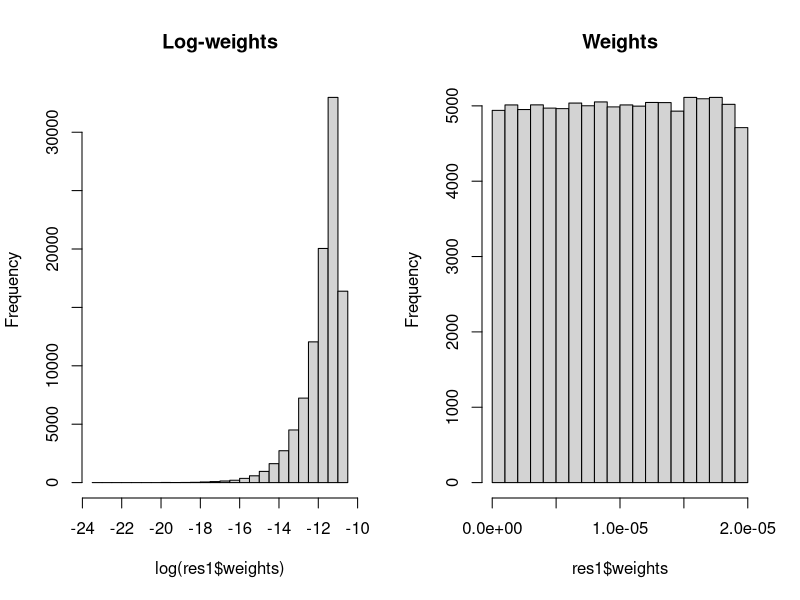
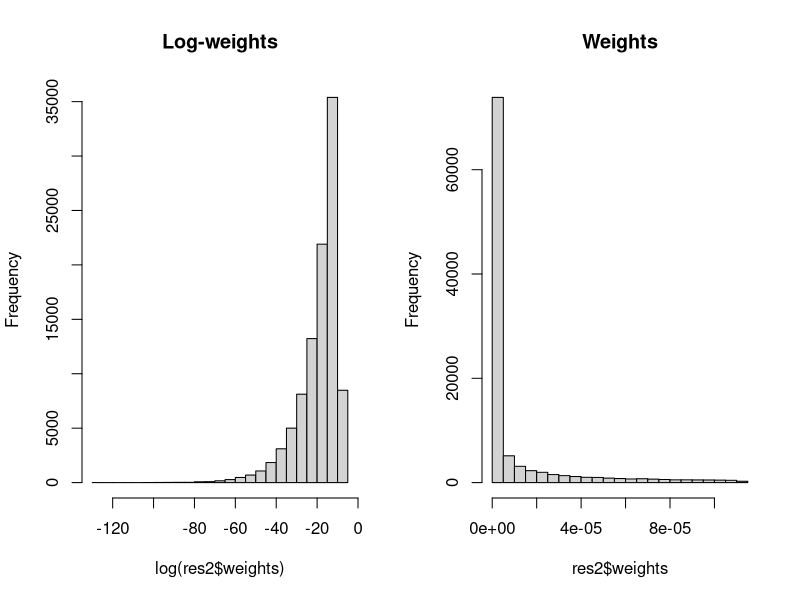
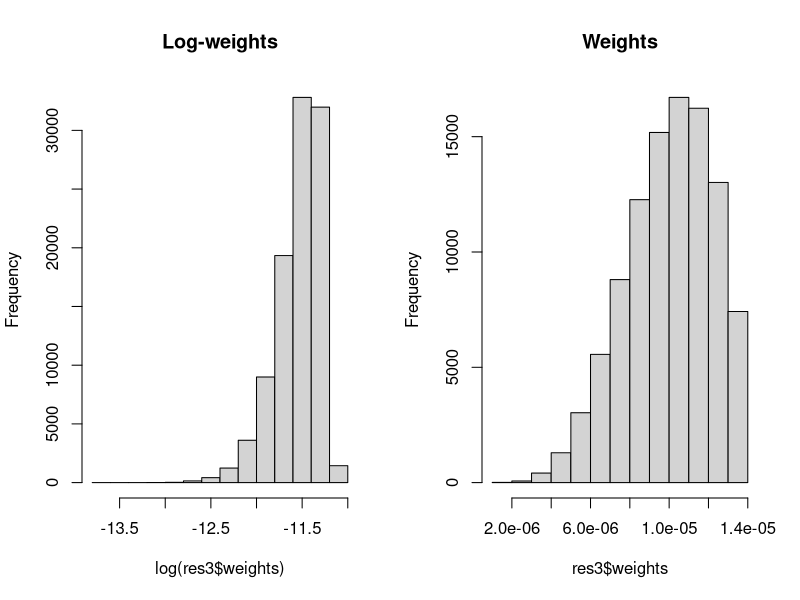
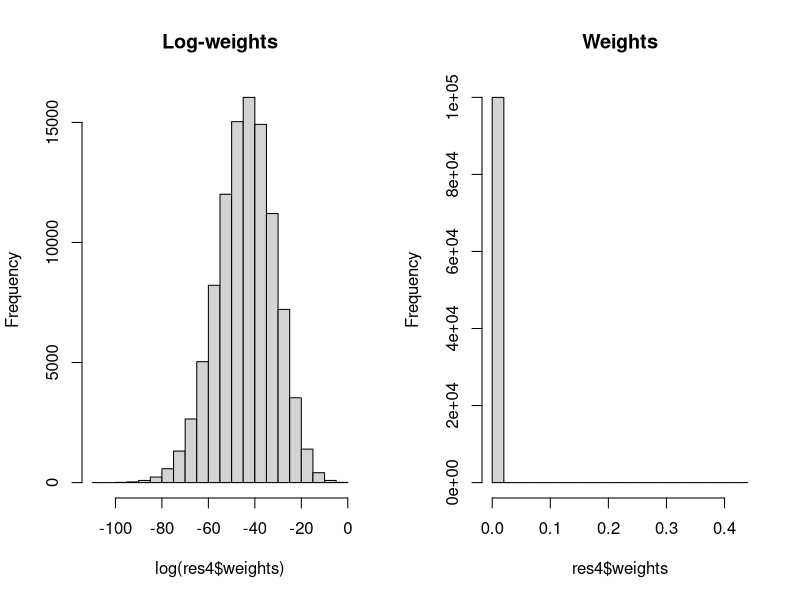
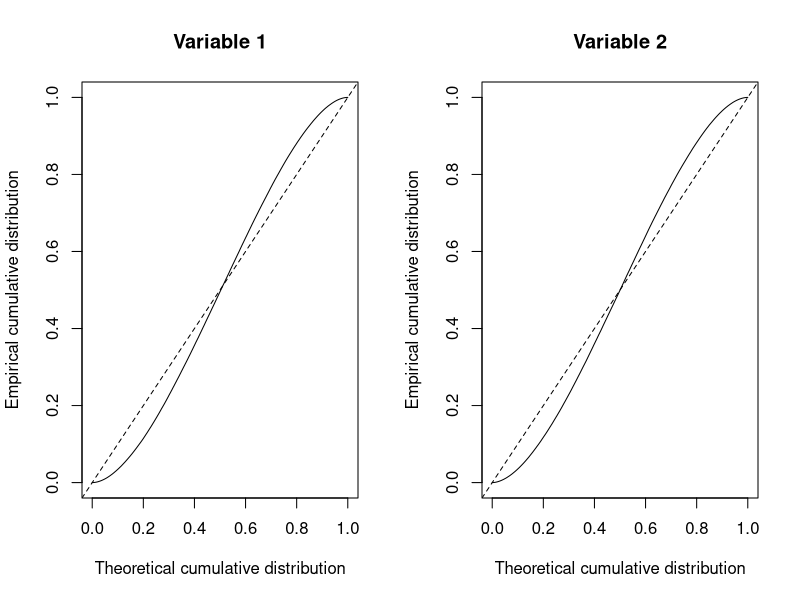
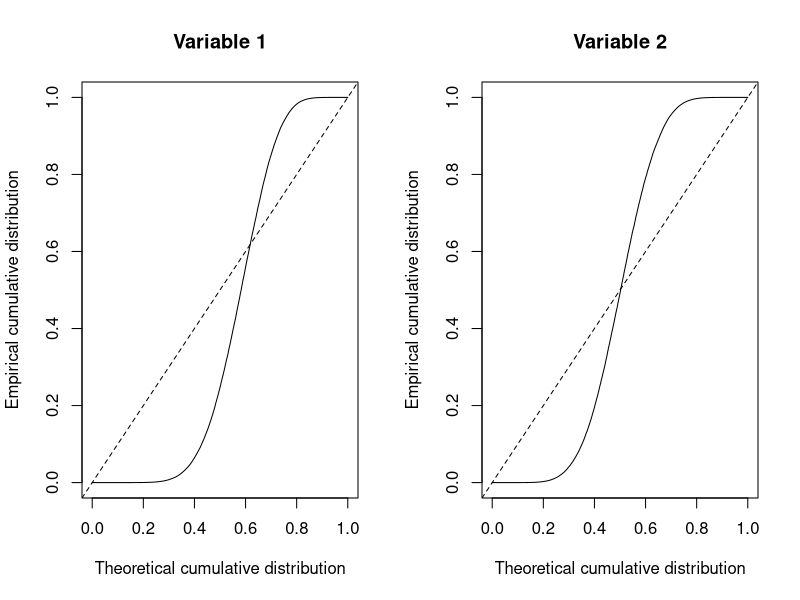
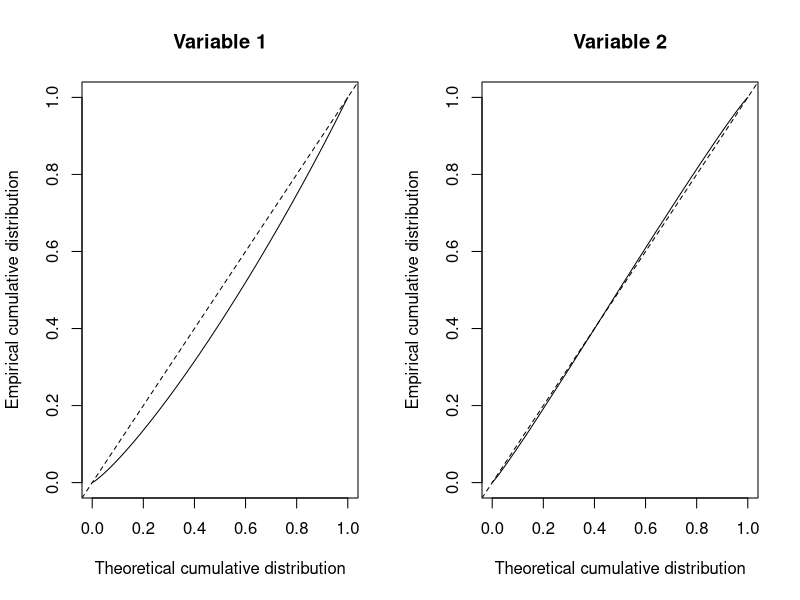
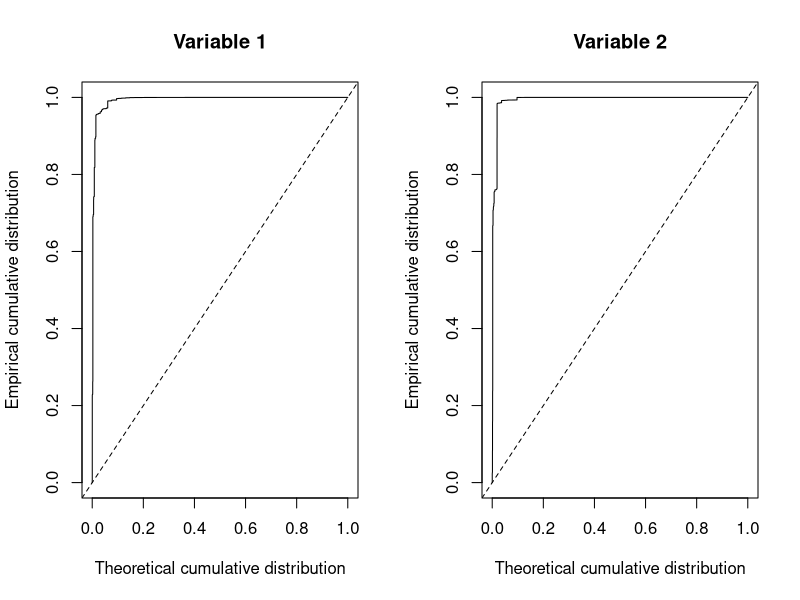

Here is the R script that generated these plots, in order:
## ---- chunk 1
# Set RNG seed
set.seed(1)

# Number of observed data
n.data <- 100

# Number of samples for IS
n.samples <- 100000
## ---- chunk 2
# Likelihood
mu1 <- c(0, 0)
rho <- 0.1
Sigma1 <- matrix(c(1, rho, rho, 1), ncol = 2)
## ---- chunk 3
library("mvtnorm")
# Observed data
y <- rmvnorm(n.data, mean = mu1, sigma = Sigma1)
## ---- chunk 4
# y: two-column matrix with observed data
# mu: vector of means
# sigma: COvariance matrix
log_lik <- function(y, mu, sigma = Sigma1) {
   return(sum(dmvnorm(y, mu, sigma, log = TRUE)))
}
## ---- chunk 5
# mu: Values of the mean vector
log_prior <- function(mu) {
  return(sum(dnorm(mu, mean = 0, sd = sqrt(1000))))
} 
## ---- chunk 6
# Sampling distribution
mu2 <- c(0, 0)
rho2 <- 0
Sigma2 <-matrix(c(1, rho2, rho2, 1), ncol = 2) 
## ---- chunk 7
Sigma0 <- matrix(c(1, 0, 0, 1), ncol = 2)
## ---- chunk 8
post.covar <- solve((n.data * solve(Sigma1) + solve(Sigma0)))
post.covar
## ---- chunk 9
post.mean <- post.covar %*% (solve(Sigma0) %*% matrix(c(0, 0), ncol = 1) +
  solve(Sigma1) %*% matrix(apply(y, 2, sum), ncol = 1))
post.mean
## ---- chunk 10
# Samples (proposal)
#smps <- rmvnorm(n.samples, mean = mu2, sigma = Sigma2)


# Function to compute the weights
# smps: Samples, as two-column matrix
compute_weights <- function(smps) {

  # Log-Weights
  log_w <- apply(smps, 1, function(X) {
    log_aux <- log_lik(y, X) + log_prior(X) - dmvnorm(X, mean = mu2, sigma = Sigma2)
    return(log_aux)
  })

  # Summary log-weights
  #summary(log_w)

  # Re-scale weights
  ww <- exp(log_w - max(log_w))
  ww <- ww / sum(ww)

  # Summary weights
  #summary(ww)

  #Means
  est.means <- apply(smps, 2, function(X) { sum(X * ww)})
  est.means

  # Variances
  est.vars <- apply(smps, 2, function(X) { sum(X^2*ww) - sum(X * ww)^2})
  est.vars

  #Covariance
  est.cov <- sum(ww * apply(smps, 1, function(X) {
    (X[1] - est.means[1]) * (X[2] - est.means[2])
  }))
  est.cov

  # Sample size (to estimate the mean)
  n_e <- (sum(ww)^2) / sum(ww^2)

  # Sample size (to estimate the variance variance)
  n_e_sigma <- (sum(ww^2)^2)/(sum(ww^4))

  # Sample size (to estimate the kurtosis)
  # n_e_gamma
  n_e_gamma <- (sum(ww^2)^3) / (sum(ww^3)^2)

  # L2 (Elvira et al., 2018)
  L2 <- sqrt(sum((ww - 1 / length(ww))^2))

  # Function-dependent
  n_e_f <- apply(smps, 2, function(X) {
    wwtilde <- abs(X) * ww
    wwtilde <- wwtilde / sum(wwtilde)

    # ESS
    return(1 / sum(wwtilde^2))
  })

  return(list(weights = ww, mean = est.means,
    cov = matrix(c(est.vars[1], est.cov, est.cov, est.vars[2]), ncol = 2),
    n_e = n_e, n_e_sigma = n_e_sigma, n_e_gamma = n_e_gamma, L2 = L2,
    n_e_f = n_e_f))
}


# Print results
print_results <- function(res) {
  cat("\nPosterior means:\n")
  print(res$mean)
  cat("\nPosterior covariance:\n")
  print(res$cov)
  cat("\nSample size (to estimate the mean)\n")
  print(res$n_e)
  cat("\nSample size (to estimate the variance)\n")
  print(res$n_e_sigma)
  cat("\nSample size (to estimate the kurtosis)\n")
  print(res$n_e_gamma)
  cat("\nL2 discrepancy\n")
  print(res$L2)
  cat("\nSample size (per variable)\n")
  print(res$n_e_f)
}
## ---- chunk 11
# Samples: true posterior 
smps1 <- rmvnorm(n.samples, mean = post.mean, sigma = post.covar)
res1 <- compute_weights(smps1)
print_results(res1)
## ---- chunk 12
par(mfrow = c(1, 2))
hist(log(res1$weights), main = "Log-weights")
hist(res1$weights, main = "Weights")
## ---- chunk 13
# Samples: wide proposal
#Sigma_wide <- matrix(c(10, 0, 0, 10), ncol = 2)
Sigma_wide <- 10 * diag(diag(post.covar), 2, 2)
smps2 <- rmvnorm(n.samples, mean = c(0, 0), sigma = Sigma_wide)
res2 <- compute_weights(smps2)
print_results(res2)
## ---- chunk 14
par(mfrow = c(1, 2))
hist(log(res2$weights), main = "Log-weights")
hist(res2$weights, main = "Weights")
## ---- chunk 15
# Samples: narrow proposal
#Sigma_narrow <- matrix(c(1 / 10, 0, 0, 1 / 10), ncol = 2)
Sigma_narrow <- diag(diag(post.covar), 2, 2) / 10
smps3 <- rmvnorm(n.samples, mean = c(0, 0), sigma = Sigma_narrow)
res3 <- compute_weights(smps3)
print_results(res3)
## ---- chunk 16
par(mfrow = c(1, 2))
hist(log(res3$weights), main = "Log-weights")
hist(res3$weights, main = "Weights")
## ---- chunk 17
# Samples: true posterior 
#Sigma_narrow <- matrix(c(1, 0, 0, 1), ncol = 2)
Sigma_narrow <- diag(diag(post.covar), 2, 2)
smps4 <- rmvnorm(n.samples, mean = c(1, 1), sigma = Sigma_narrow)
res4 <- compute_weights(smps4)
print_results(res4)
## ---- chunk 18
par(mfrow = c(1, 2))
hist(log(res4$weights), main = "Log-weights")
hist(res4$weights, main = "Weights")
## ---- chunk 19
# Diagnostic plot
# res: Results from IS
# smp: Sample (variables by column)
d_plot <- function(res, smp ) {

  # Number of variables
  n.var <- ncol(smp)
  n.samples <- nrow(smp)

  for(i in 1:n.var) {
    # Reorder weights
    idx <- order(smp[, i])
    plot(1:n.samples / n.samples, cumsum(res$weights[idx]),
      main = paste0("Variable ", i), type = "l",
      xlab = "Theoretical cumulative distribution",
      ylab = "Empirical cumulative distribution")
    abline(0, 1, lty = 2)
  }
}
## ---- chunk 20
par(mfrow = c(1, 2))
d_plot(res1, smps1)

par(mfrow = c(1, 2))
d_plot(res2, smps2)

par(mfrow = c(1, 2))
d_plot(res3, smps3)

par(mfrow = c(1, 2))
d_plot(res4, smps4)
